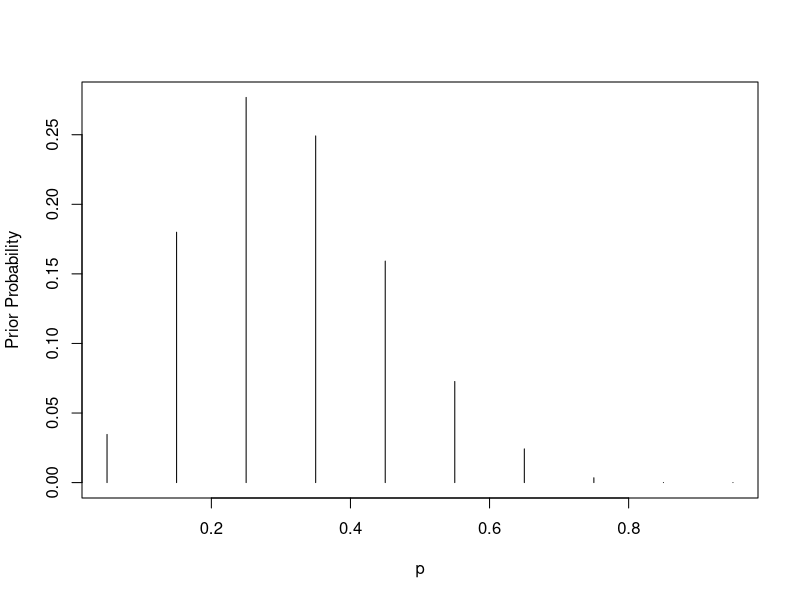
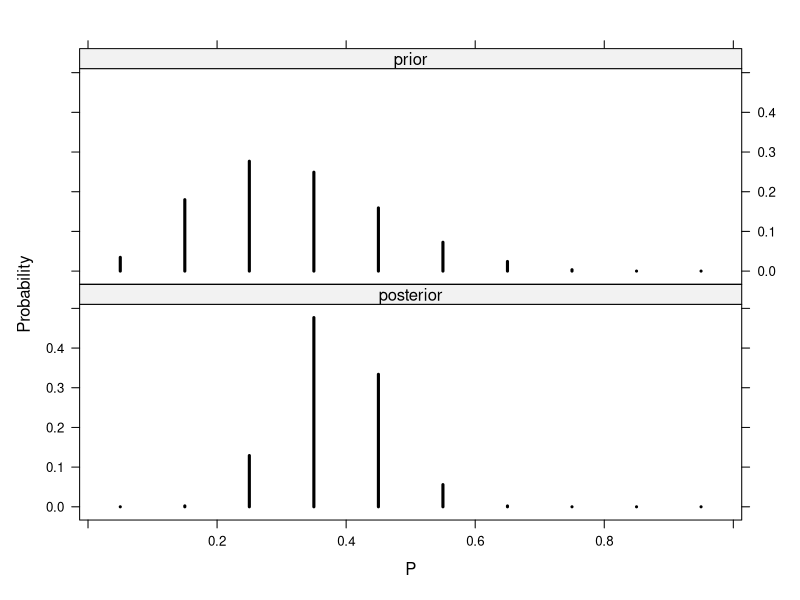

These figures' R source, in order:
## ---- chunk 1
library(LearnBayes)
library(lattice)

p = seq(0.05, 0.95, by = 0.1)
prior = c(1, 5.2, 8, 7.2, 4.6, 2.1, 0.7, 0.1, 0, 0)
prior = prior/sum(prior)
plot(p, prior, type = "h", ylab="Prior Probability")

data <- c(11, 16)

post <- pdisc(p, prior, data)

ppp <- round(cbind(p, prior, post), 2)

pd <- data.frame("prior", p, prior)
pt <- data.frame("posterior", p, post)

nn <- c("TYPE", "P", "Probability")

names(pd) <- nn
names(pt) <- nn

p.and.p <- rbind(pd, pt)

xyplot(Probability ~ P | TYPE, 
       data = p.and.p, 
       layout =c(1,2),
       type = "h", 
       lwd = 3,
       col = "black")




## ---- chunk 2

quantile1=list(p=.5,x=.3)
quantile2=list(p=.9,x=.5)
beta.select(quantile1, quantile2)
